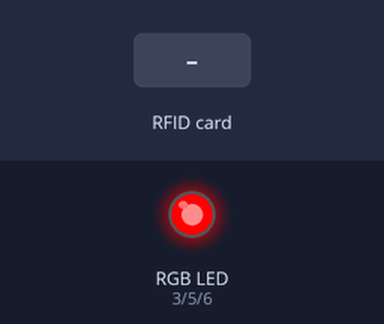
A sketch run on a simulated Arduino Uno, built with avr-gcc and run on an emulated ATmega328P. Parts: an RGB LED mixed from three pins (HIGH = lit). The inputs (shaded band) are chosen by the test bench. Pins used as bus, display or sensor lines are not drawn; what the sketch prints to the serial monitor is not drawn.

Above: at 0.1 s.
At 2.0 s:
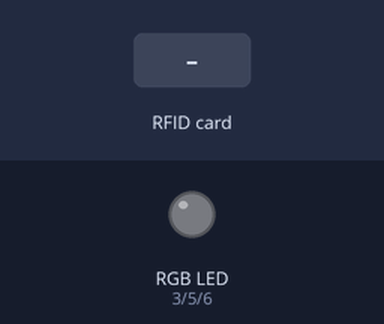
2.1 s: RFID card 5E 7A 19 C4 held to the reader
At 2.2 s:
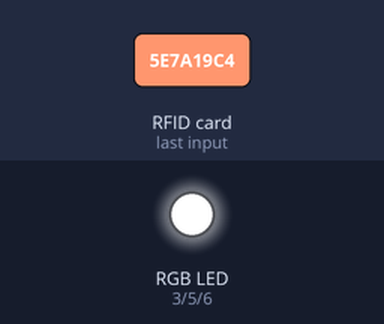
Timing chart, 0 to 5.1 s (numbered marks = the images above; inputs shaded):
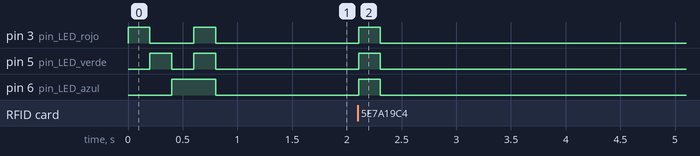

Measured:
- after the input at 2.1 s, pin 3 (pin_LED_rojo), pin 5 (pin_LED_verde), pin 6 (pin_LED_azul): LOW → HIGH at once, → LOW 0.20 s later

The sketch:

arduino_rfid.ino
```cpp
#include <SPI.h>
#include <MFRC522.h>

#define RST_PIN   9  //Pin 9 para el reset del RC522
#define SS_PIN    10 //Pin 10 para el SS (SDA) del RC522

MFRC522 mfrc522(SS_PIN, RST_PIN); // Creacion de la instancia del lector MFRC522
MFRC522::MIFARE_Key key;

int incomingByte = 2;  //Variable para almacenar el comando de acceso.

void setup() {
  pinMode(3, OUTPUT);   //pin LED rojo
  pinMode(5, OUTPUT);   //pin LED verde
  pinMode(6, OUTPUT);   //pin LED azul
  encenderLed(1, 200);  //Encendemos el LED rojo
  encenderLed(2, 200);  //Encendemos el LED verde
  encenderLed(3, 200);  //Encendemos el LED azul
  encenderLed(0, 200);  //Encendemos el LED blanco (RGB completo)
  Serial.begin(9600);   //Iniciamos la comunicación  serial
  SPI.begin();          //Iniciamos el Bus SPI
  mfrc522.PCD_Init();   // Iniciamos  el MFRC522
}

void loop() {
  // Revisamos si hay nuevas tarjetas  presentes
  if ( mfrc522.PICC_IsNewCardPresent()) {
    //Seleccionamos una tarjeta
    if (mfrc522.PICC_ReadCardSerial()) {
      //Encendemos el LED blanco para indicar que se leyó la tarjeta.
      encenderLed(0, 200);
      // Enviamos el UID por el puerto Serial
      Serial.print("{\"dec\":\"");
      for (byte i = 0; i < mfrc522.uid.size; i++) {
        Serial.print(mfrc522.uid.uidByte[i], DEC);  //valores Decimales
      }
      Serial.print("\",\"hex\":\"");
      for (byte i = 0; i < mfrc522.uid.size; i++) {
        Serial.print(mfrc522.uid.uidByte[i], HEX);  //valores Hexadecimales
      }
      Serial.print("\"}");
      //Finalización del envío de cadena de datos
      Serial.println();
      // Terminamos la lectura de la tarjeta  actual
      mfrc522.PICC_HaltA();
       //Lectura del comando de acceso
      while(incomingByte == 2) {
        if (Serial.available()){
          incomingByte = Serial.read();
          if (incomingByte == '1') {
            //Encendemos el LED verde para indicar acceso correcto.
            encenderLed(2, 1000);
          } else {
             //Encendemos el LED rojo para para indicar que no hay acceso.
            encenderLed(1, 1000);
          }
        }
      }
      incomingByte = 2; //Reset del comando de acceso
    }
  }
  //Limpieza de Buffer para evitar comandos erroneos a la hora de esperar el comando de acceso
  while(Serial.available()){
     Serial.read();
  }
}

void encenderLed(int color, int duracion){
  switch (color) {
    case 1: //Encender LED rojo
      digitalWrite(3, HIGH);
      digitalWrite(5, LOW);
      digitalWrite(6, LOW);
    break;
    case 2: //Encender LED verde
      digitalWrite(3, LOW);
      digitalWrite(5, HIGH);
      digitalWrite(6, LOW);
    break;
    case 3: //Encender LED azul
      digitalWrite(3, LOW);
      digitalWrite(5, LOW);
      digitalWrite(6, HIGH);
    break;
    default:  //Encender LED blanco (RGB completo)
      digitalWrite(3, HIGH);
      digitalWrite(5, HIGH);
      digitalWrite(6, HIGH);
    break;
  }
  delay(duracion);        //Mantener encendido el LED por la duración ingresada
  digitalWrite(3, LOW);   //Apagar el LED
  digitalWrite(5, LOW);   //Apagar el LED
  digitalWrite(6, LOW);   //Apagar el LED
}
```
